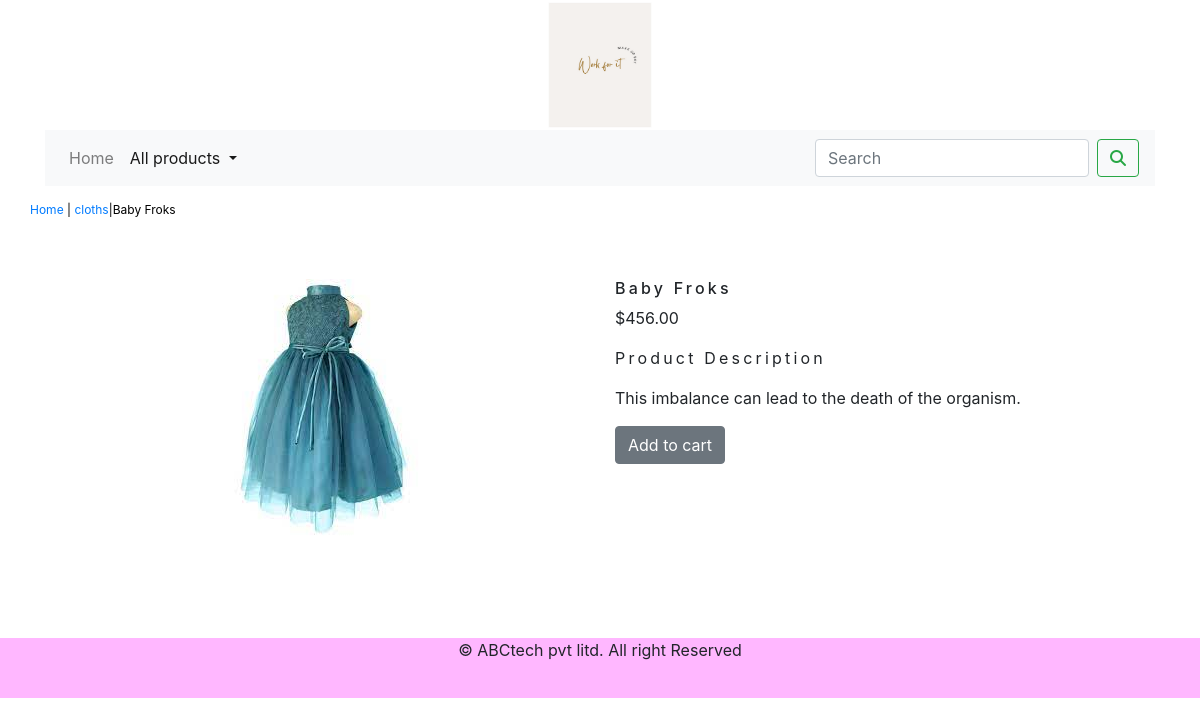
Screenshot of /shop/cloths/baby-froks/ with the database file from the repository.
### shop/models.py (models this page shows, shortened)
class Product(models.Model):
    name=models.CharField(max_length=250,unique=True)
    slug=models.SlugField(max_length=250,unique=True)
    description=models.TextField(blank=True)
    price=models.DecimalField(max_digits=10,decimal_places=2)
    category=models.ForeignKey(Category,on_delete=models.CASCADE)
    image=models.ImageField(upload_to='product',blank=True)
    stock=models.IntegerField()
    available=models.BooleanField(default=True)
    created=models.DateTimeField(auto_now_add=True)
    updated=models.DateTimeField(auto_now=True)
    class Meta:
        ordering=('name',)
        verbose_name='product'
        verbose_name_plural='products'

class Category(models.Model):
    name=models.CharField(max_length=250,unique=True)
    slug=models.SlugField(max_length=250,unique=True)
    description=models.TextField(blank=True)
    image=models.ImageField(upload_to='category',blank=True)
    class Meta:
        ordering=('name',)
        verbose_name='category'
        verbose_name_plural='categories'
    def get_url(self):
        return reverse('shop:products_by_category',args=[self.slug])
    def __str__(self):
        return   '{}'.format(self.name)

### shop/views.py (the view)
# urls.py: path('<slug:c_slug>/<slug:product_slug>/', views.proDetail, name='prodCatdetail'),
def proDetail(request,c_slug,product_slug):
    try:
        product=Product.objects.get(category__slug=c_slug,slug=product_slug)
    except Exception as e:
        raise e
    return render(request,'product.html',{'product':product})

### cart/context_processors.py (called while the page is built)
def counter(request):
    item_count=0
    if 'admin' in request.path:
        return {}
    else:
        try:
            cart=Cart.objects.filter(cart_id=_cart_id(request))
            cart_item=CartItem.objects.all().filter(cart=cart[:1])
            for cart_item in cart_item:
                item_count += cart_item.quantity
        except Cart.DoesNotExist:
            item_count =0
        return  dict(item_count=item_count)

### cart/views.py (called while the page is built)
def _cart_id(request):
    cart=request.session.session_key
    if not cart:
        cart=request.session.create()
    return cart

### shop/context_processors.py (called while the page is built)
def menu_links(request):
    links=Category.objects.all()
    return dict(links=links)

### template/product.html (shortened to what this page needs)
{% extends 'base.html' %}
{% load static %}
{% block content %}
<div class="row my_prod_row_class">
  <div class="mx_auto">
    <p><a href="{% url 'shop:allProCat' %}">Home</a> | <a href="{{product.category.get_url}}">{{product.category}}</a>|{{product.name}}</p>
  </div>
</div>
<div class="container">
<br>
<div class="row">
  <div class="col-12 col-sm-12 col-md-12 col-lg-6 text-center">
    <div style="min-width:18rem">
      <img src="{{product.image.url}}" alt="{{product.name}}">
    </div>
  </div>
  <div class="col-12 col-sm-12 col-md-12 col-lg-6">
      <div>
      <h1 class="my_prod_title">{{product.name}}</h1>
      <p>${{product.price}}</p>
        <p class="my_title">Product Description</p>
      <p class="text-justify my_rod_text">{{product.description}}</p>
        {% if product.stock <= 0 %}
        <p class="text-justify my_prod_text"><b>Out of stock</b></p>
        {% else %}
        <a class="btn btn-secondary" href="{% url 'cart:add_cart' product.id %}">Add to cart</a>
        <br>
        {% endif %}
          <br><br>
    </div>
  </div>
</div>
  </div>
</div>
{% endblock %}

### static/css/custome.css (style rules this page uses)
body { font-family: 'Roboto', sans-serif; }
.my_title { font-size:16px; text_transorm:uppercase; letter-spacing:.2em; }
.my_prod_row_class { padding-top:15px; padding-bottom:20px; }
.my_prod_row_class .mx_auto { color:#000; font-size:12px; text_decoration:none; }
.my_prod_title { font-size:16px; text_transorm:uppercase; letter-spacing:.2em; padding-top;15px; pading-bottom:10px; }
.my_rod_text { padding-right20px; }

### rows the page displays
Product: category "cloths", name "Baby Froks", image (picture), price "456.00", description "This imbalance can lead to the death of the organism."
